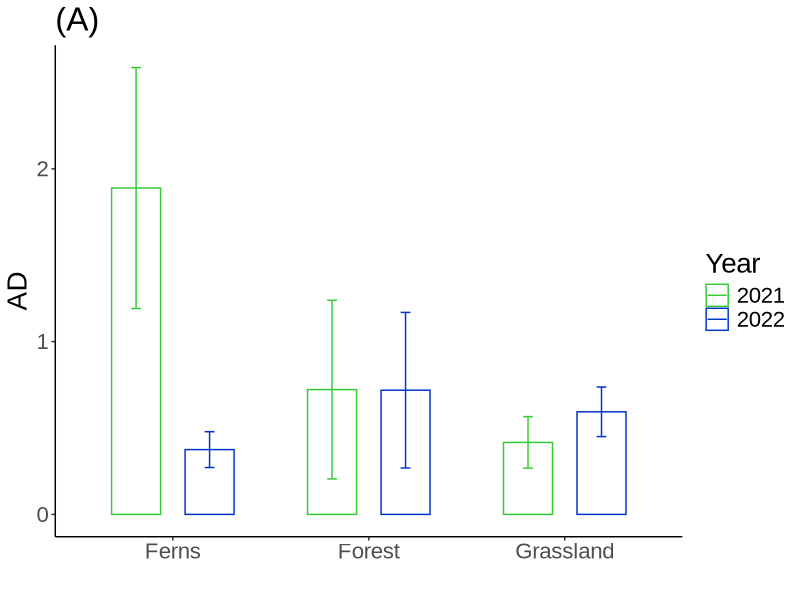
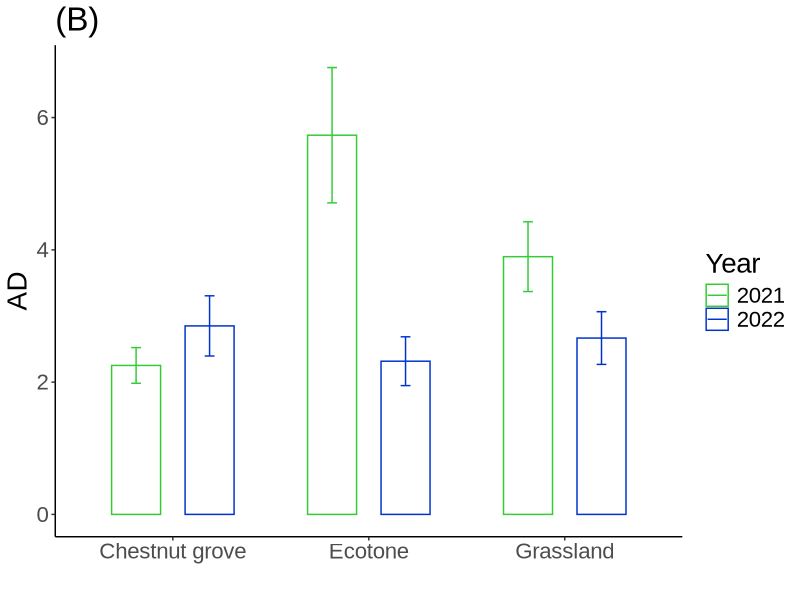
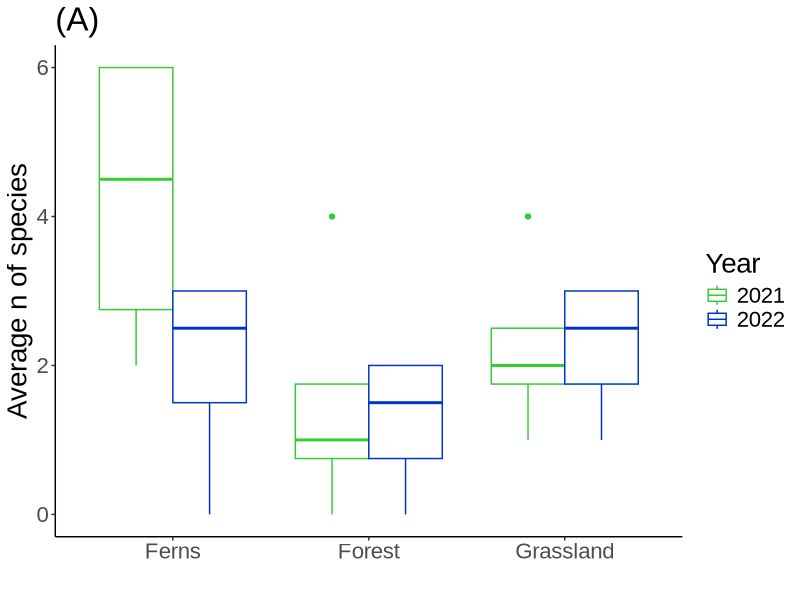
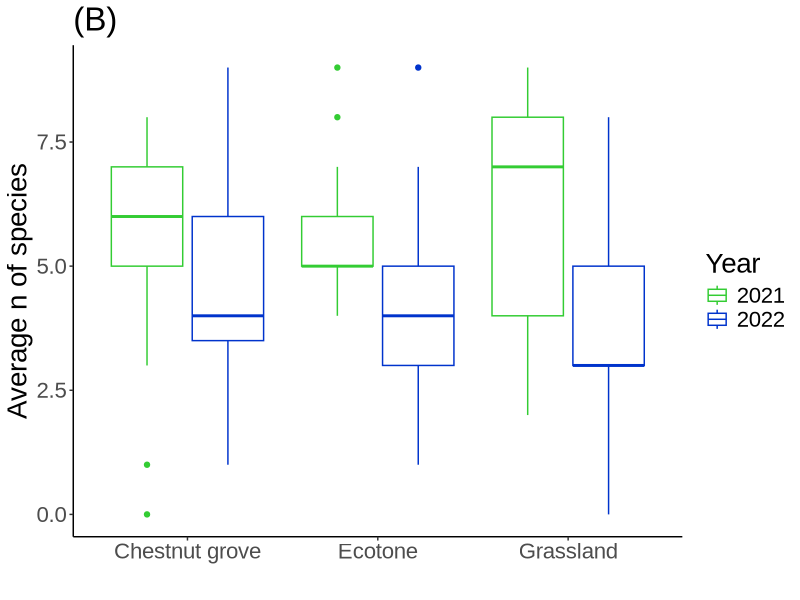
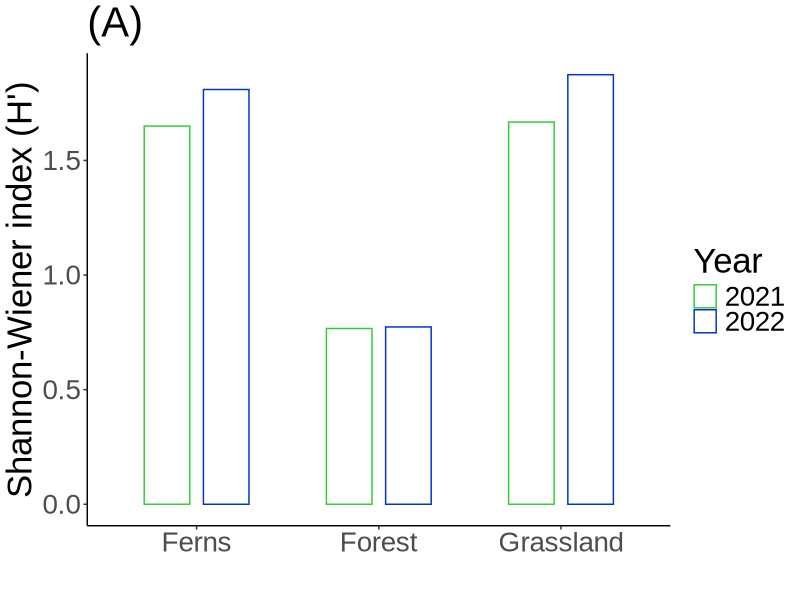
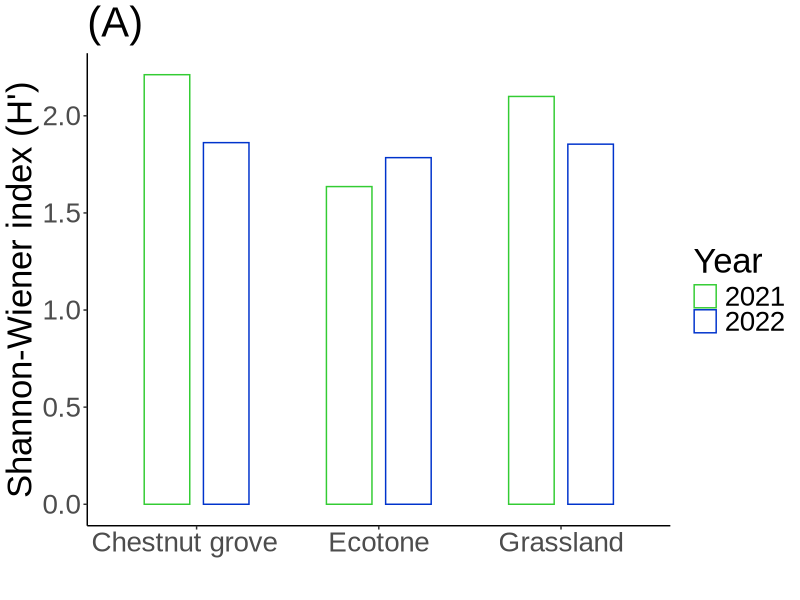
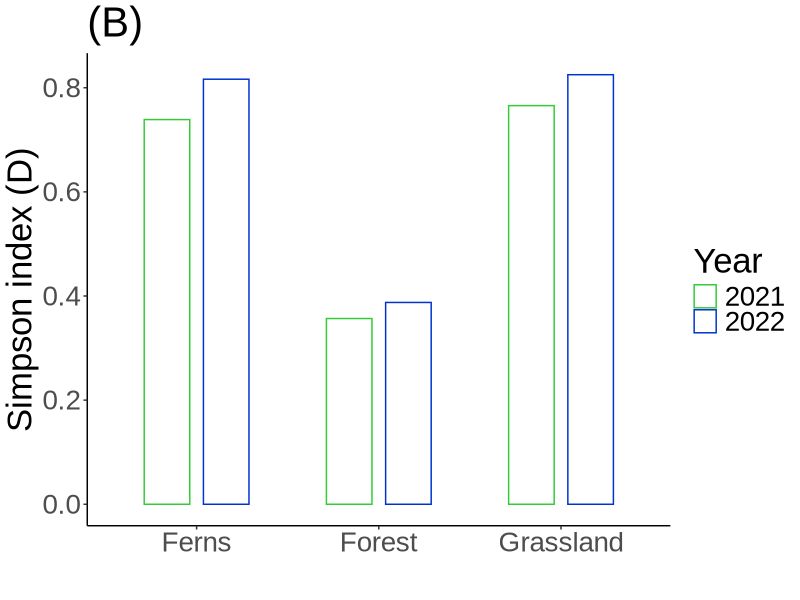
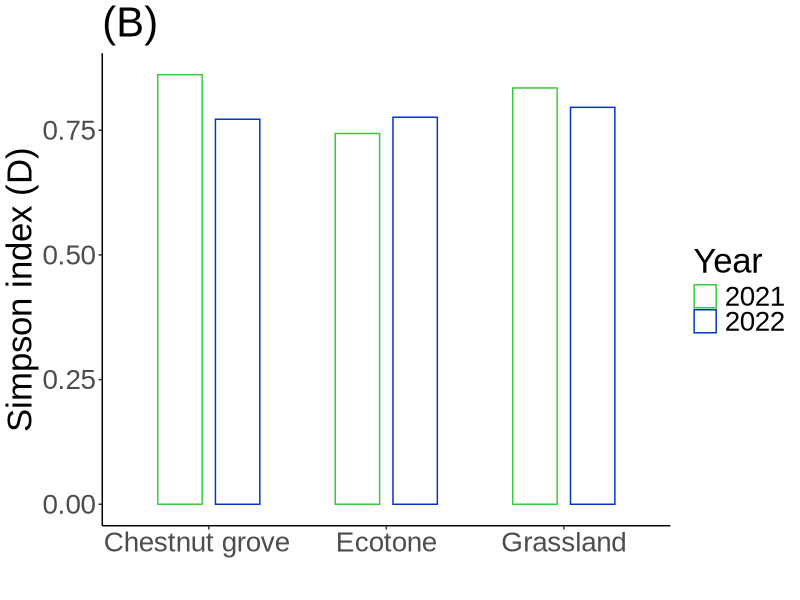

Write the R code that produced these figures, in order.
## ---- chunk 1
CSS <- read.csv("Cossogno_DB.csv")
CSS <- CSS[, -6:-13] # empty coloumns
CLL <- read.csv("Colloro_DB.csv")

library(dplyr)
library(ggplot2)
library(vegan)
## ---- chunk 2
# Number of species by year by site
## Cossogno
sppCSS_21 <- 24
sppCSS_22 <- 22
## Colloro
sppCLL_21 <- 12
sppCLL_22 <- 11

# Days of total fieldwork by year
ggtot_2021 <- 135
ggtot_2022 <- 120

# Sampling period each trap
gg_trap <- 15

# Numb of traps by site per habitat
trapNumb_CSS <- 15
trapNumb_CLL <- 4
## ---- chunk 3
CLL_HabYear <- CLL%>%
  group_by(habitat, anno) %>%
  summarise(sum(n_sp)/trapNumb_CLL)

CSS_HabYear <- CSS%>%
  group_by(habitat, anno) %>%
  summarise(sum(n_sp)/trapNumb_CSS)

print(CLL_HabYear)
print(CSS_HabYear)
## ---- chunk 4
AD_LL <- c(
  AD_LL_Bosco21 <- 6.5 * (gg_trap/ggtot_2021),
  AD_LL_Felci21 <- 17 * (gg_trap/ggtot_2021),
  AD_LL_Prato21 <- 3.75 * (gg_trap/ggtot_2021),
  AD_LL_Bosco22 <- 5.75 * (gg_trap/ggtot_2022),
  AD_LL_Felci22 <- 3 * (gg_trap/ggtot_2022),
  AD_LL_Prato22 <- 4.75 * (gg_trap/ggtot_2022)
          )

AD_SS <- c(
  AD_SS_Castagneto21 <- 20.27 * (gg_trap/ggtot_2021),
  AD_SS_Ecotono21 <- 51.6 * (gg_trap/ggtot_2021),
  AD_SS_Prato21 <- 35.07 * (gg_trap/ggtot_2021),
  AD_SS_Castagento22 <- 22.8 * (gg_trap/ggtot_2022),
  AD_SS_Ecotono22 <- 18.53 * (gg_trap/ggtot_2022),
  AD_SS_Prato22 <- 21.33 * (gg_trap/ggtot_2022)
          )
## ---- chunk 5
# Colloro
sum_n_spLL <- CLL %>%
  group_by(anno, habitat) %>%
  summarise(total_n_spLL = sum(n_sp, na.rm = TRUE))

mean_se_n_spLL <- CLL %>%
  group_by(anno, habitat, specie) %>%
  summarise(mean_n_sp_per_specieLL = mean(n_sp, na.rm = TRUE)) %>%
  group_by(anno, habitat) %>%
  summarise(mean_n_spLL = mean(mean_n_sp_per_specieLL, na.rm = TRUE),
            se_n_spLL = sd(mean_n_sp_per_specieLL, na.rm = TRUE) / sqrt(n()))

combined_resultsLL <- sum_n_spLL %>%
  left_join(mean_se_n_spLL, by = c("anno", "habitat"))

print(combined_resultsLL)

## Cossogno
sum_n_spSS <- CSS %>%
  group_by(anno, habitat) %>%
  summarise(total_n_spSS = sum(n_sp, na.rm = TRUE))

mean_se_n_spSS <- CSS %>%
  group_by(anno, habitat, specie) %>%
  summarise(mean_n_sp_per_specieSS = mean(n_sp, na.rm = TRUE)) %>%
  group_by(anno, habitat) %>%
  summarise(mean_n_spSS = mean(mean_n_sp_per_specieSS, na.rm = TRUE),
            se_n_spSS = sd(mean_n_sp_per_specieSS, na.rm = TRUE) / sqrt(n()))

combined_resultsSS <- sum_n_spSS %>%
  left_join(mean_se_n_spSS, by = c("anno", "habitat"))

print(combined_resultsSS)
## ---- chunk 6
ADdf_LL <- data.frame(
  Habitat = c("Forest", "Ferns", "Grassland", "Forest", "Ferns", "Grassland"),
  Year = rep(c("2021", "2022"), each = 3),
  DA = AD_LL,
  SE = combined_resultsLL$se_n_spLL
)

ADdf_SS <- data.frame(
  Habitat = c("Chestnut grove", "Ecotone", "Grassland", "Chestnut grove", "Ecotone", "Grassland"),
  Year = rep(c("2021", "2022"), each = 3),
  DA = AD_SS,
  SE = combined_resultsSS$se_n_spSS
)
## ---- chunk 7
# Colloro
barplot_AD_LL<- ggplot(ADdf_LL, aes(x = Habitat, y = DA, color = as.factor(Year))) +
  geom_bar(stat = "identity", position = position_dodge(width = 0.75), fill = NA, width = 0.5) +
  scale_color_manual(values = c("2021" = "#33cc33", "2022" = "#0033cc")) +
  geom_errorbar(aes(ymin = DA - SE, ymax = DA + SE), position = position_dodge(width = 0.75), width = 0.1) +
  labs(title = "(A)", 
       x = "", 
       y = "AD",
       color = "Year") +
  theme_classic() +
  theme(
    text = element_text(family = "Arial", size = 20, color = "black"),
    panel.grid = element_blank(),  # togliamo le griglie
    panel.background = element_rect(fill = "white")  # sfondo bianco
  )

# Cossogno
barplot_AD_SS <- ggplot(ADdf_SS, aes(x = Habitat, y = DA, color = as.factor(Year))) +
  geom_bar(stat = "identity", position = position_dodge(width = 0.75), fill = NA, width = 0.5) +
  scale_color_manual(values = c("2021" = "#33cc33", "2022" = "#0033cc")) +
  geom_errorbar(aes(ymin = DA - SE, ymax = DA + SE), position = position_dodge(width = 0.75), width = 0.1) +
  labs(title = "(B)", 
       x = "", 
       y = "AD",
       color = "Year") +
  theme_classic() +
  theme(
    text = element_text(family = "Arial", size = 20, color = "black"),
    panel.grid = element_blank(),  # togliamo le griglie
    panel.background = element_rect(fill = "white")  # sfondo bianco
  )

barplot_AD_LL
barplot_AD_SS
## ---- chunk 8
dd<-read.csv("ResumeCarabids2.csv")

## COLLORO
ddColl<-dd[dd$sito=="colloro",]

boxColl <- ggplot(ddColl, aes(x = habitat, y = n_specie, color = as.factor(anno))) +
  geom_boxplot(position = position_dodge(width = 0.75)) +
  labs(title = "(A)",
       x = "",
       y = "Average n of species",
       color = "Year") +
  scale_color_manual(values = c("2021" = "#33cc33", "2022" = "#0033cc")) + # colori per i diversi anni
  theme_classic() +
  theme(text=element_text(family="Arial", size = 20),
        panel.grid = element_blank(), # togliamo le griglie
        panel.background = element_rect(fill = "white")) # sfondo bianco)

boxColl

## COSSOGNO
ddCoss<-dd[dd$sito=="cicogna",]

boxCoss <- ggplot(ddCoss, aes(x = habitat, y = n_specie, color = as.factor(anno))) +
  geom_boxplot(position = position_dodge(width = 0.85), fill = NA) +
  labs(title = "(B)",
       x = "",
       y = "Average n of species",
       color = "Year") +
  scale_x_discrete(labels = c("Chestnut_grove" = "Chestnut grove", "Ecotone" = "Ecotone", "Grassland" = "Grassland")) + 
  scale_color_manual(values = c("2021" = "#33cc33", "2022" = "#0033cc")) + # colori per i diversi anni
  theme_classic()+
  theme(text=element_text(family="Arial", size = 20),
        panel.grid = element_blank(), # togliamo le griglie
        panel.background = element_rect(fill = "white")) # sfondo bianco)

boxCoss
## ---- chunk 9
biodivDB_CLL21 <- read.csv("BiodivDB_Colloro21.csv")
biodivDB_CLL22 <- read.csv("BiodivDB_Colloro22.csv")
biodivDB_CSS21 <- read.csv("BiodivDB_Cossogno21.csv")
biodivDB_CSS22 <- read.csv("BiodivDB_Cossogno22.csv")
## ---- chunk 10

SH_CLL21 <- diversity(biodivDB_CLL21, index = "shannon")
SH_CLL22 <- diversity(biodivDB_CLL22, index = "shannon")
SH_CSS21 <- diversity(biodivDB_CSS21, index = "shannon")
SH_CSS22 <- diversity(biodivDB_CSS22, index = "shannon")

# Colloro
habitatCLL <- c("Grassland", "Ferns", "Forest")

dfSH_CLL <- data.frame(Habitat = rep(habitatCLL, 2), 
                  Year = c(rep("2021", 3), rep("2022", 3)), 
                  Shannon = c(SH_CLL21, SH_CLL22))

SH_CLL_plot <- ggplot(dfSH_CLL, aes(x = Habitat, y = Shannon, color = as.factor(Year))) +
  geom_bar(stat = "identity", position = position_dodge(width = 0.65), fill = NA, width = 0.5) +
  scale_color_manual(values = c("2021" = "#33cc33", "2022" = "#0033cc")) +
  labs(title = "(A)", x = "", y = "Shannon-Wiener index (H')", color = "Year") +
  theme_classic() +  # Cambiamo il tema a classic per avere uno sfondo bianco
  theme(
    text = element_text(family = "Arial", size = 25),
    panel.grid = element_blank(),  # Togliamo le griglie
    panel.background = element_rect(fill = "white")  # Sfondo bianco
  )

# Cossogno
habitatCSS <- c("Chestnut grove   ", "Grassland", "Ecotone")

dfSH_CSS <- data.frame(Habitat = rep(habitatCSS, 2), 
                  Year = c(rep("2021", 3), rep("2022", 3)), 
                  Shannon = c(SH_CSS21, SH_CSS22))

SH_CSS_plot <- ggplot(dfSH_CSS, aes(x = Habitat, y = Shannon, color = as.factor(Year))) +
  geom_bar(stat = "identity", position = position_dodge(width = 0.65), fill = NA, width = 0.5) +
  scale_color_manual(values = c("2021" = "#33cc33", "2022" = "#0033cc")) +
  labs(title = "(A)", x = "", y = "Shannon-Wiener index (H')", color = "Year") +
  theme_classic() +  # Cambiamo il tema a classic per avere uno sfondo bianco
  theme(
    text = element_text(family = "Arial", size = 25),
    panel.grid = element_blank(),  # Togliamo le griglie
    panel.background = element_rect(fill = "white")  # Sfondo bianco
  )

SH_CLL_plot
SH_CSS_plot
## ---- chunk 11

SP_CLL21 <- diversity(biodivDB_CLL21, index = "simpson")
SP_CLL22 <- diversity(biodivDB_CLL22, index = "simpson")
SP_CSS21 <- diversity(biodivDB_CSS21, index = "simpson")
SP_CSS22 <- diversity(biodivDB_CSS22, index = "simpson")

# Colloro
habitatCLL <- c("Grassland", "Ferns", "Forest")

dfSP_CLL <- data.frame(Habitat = rep(habitatCLL, 2), 
                  Year = c(rep("2021", 3), rep("2022", 3)), 
                  Simpson = c(SP_CLL21, SP_CLL22))

SP_CLL_plot <- ggplot(dfSP_CLL, aes(x = Habitat, y = Simpson, color = as.factor(Year))) +
  geom_bar(stat = "identity", position = position_dodge(width = 0.65), fill = NA, width = 0.5) +
  scale_color_manual(values = c("2021" = "#33cc33", "2022" = "#0033cc")) +
  labs(title = "(B)", x = "", y = "Simpson index (D)", color = "Year") +
  theme_classic() +  # Cambiamo il tema a classic per avere uno sfondo bianco
  theme(
    text = element_text(family = "Arial", size = 25),
    panel.grid = element_blank(),  # Togliamo le griglie
    panel.background = element_rect(fill = "white")  # Sfondo bianco
  )

# Cossogno
habitatCSS <- c("Chestnut grove   ", "Grassland", "Ecotone")

dfSP_CSS <- data.frame(Habitat = rep(habitatCSS, 2), 
                  Year = c(rep("2021", 3), rep("2022", 3)), 
                  Simpson = c(SP_CSS21, SP_CSS22))

SP_CSS_plot <- ggplot(dfSP_CSS, aes(x = Habitat, y = Simpson, color = as.factor(Year))) +
  geom_bar(stat = "identity", position = position_dodge(width = 0.65), fill = NA, width = 0.5) +
  scale_color_manual(values = c("2021" = "#33cc33", "2022" = "#0033cc")) +
  labs(title = "(B)", x = "", y = "Simpson index (D)", color = "Year") +
  theme_classic() +  # Cambiamo il tema a classic per avere uno sfondo bianco
  theme(
    text = element_text(family = "Arial", size = 25),
    panel.grid = element_blank(),  # Togliamo le griglie
    panel.background = element_rect(fill = "white")  # Sfondo bianco
  )

SP_CLL_plot
SP_CSS_plot
## ---- chunk 12
NMDS_Colloro_x_R<-read.csv("CLL_NMDS.csv")

#Dividere il file in due dataset, 1 con il numero delle specie e uno con habitat e numero della trappola
data_1_CLL<-NMDS_Colloro_x_R[,3:18]
data_2_CLL<-NMDS_Colloro_x_R[,1:2]


NMDS_CLL<-metaMDS(data_1_CLL, distance="euclidean", k=2)

#Grafico solo con punti colorati
ggplot(data_2_CLL, aes(x = NMDS_CLL$points[,1], y = NMDS_CLL$points[,2], color = habitat, shape = habitat)) +
  geom_point(size = 2) +
  labs(title = "(A)", x = "Axis 1", y = "Axis 2", color = "Habitat", shape = "Habitat") +
  theme_classic() +
  theme(text = element_text(family = "Arial", size = 25))

# Grafico con poligoni colorati intorno ai punti
ggplot(data_2_CLL, aes(x = NMDS_CLL$points[,1], y = NMDS_CLL$points[,2], fill = habitat, color = habitat)) +
  geom_point(size = 2) +
  geom_polygon(data = data_2_CLL, aes(x = NMDS_CLL$points[,1], y = NMDS_CLL$points[,2], fill = habitat, color = habitat), alpha = 0.3) +
  labs(title = "(B)", x = " ", y = " ", color = "Habitat", shape = "Habitat") +
  theme_classic() + 
  theme(
    text = element_text(family = "Arial", size = 25),
    panel.grid = element_blank(),  # Togliamo le griglie
    panel.background = element_rect(fill = "white")  # Sfondo bianco
  )
## ---- chunk 13
NMDS_Cossogno_x_R<-read.csv("CSS_NMDS.csv")

#Dividere il file in due dataset, 1 con il numero delle specie e uno con habitat e numero della trappola
data_1_CSS<-NMDS_Cossogno_x_R[,3:31]
data_2_CSS<-NMDS_Cossogno_x_R[,1:2]


NMDS_CSS<-metaMDS(data_1_CSS, distance="euclidean", k=2)

#Grafico solo con punti colorati
ggplot(data_2_CSS, aes(x = NMDS_CSS$points[,1], y = NMDS_CSS$points[,2], color = habitat, shape = habitat)) +
  geom_point(size = 2) +
  labs(title = "(A)", x = "Axis 1", y = "Axis 2", color = "Habitat", shape = "Habitat") +
  theme_classic() +
  theme(text = element_text(family = "Arial", size = 20))

# Grafico con poligoni colorati intorno ai punti
ggplot(data_2_CSS, aes(x = NMDS_CSS$points[,1], y = NMDS_CSS$points[,2], color = habitat, shape = habitat)) +
 geom_point(size = 2) +
 geom_polygon(data = data_2_CSS, aes(x = NMDS_CSS$points[,1], y = NMDS_CSS$points[,2], group = habitat, fill = habitat), alpha = 0.2) +
 labs(title = "(B)", x = " ", y = " ", color = "Habitat", shape = "Habitat") +
 theme_minimal() +
 theme(text = element_text(family = "Arial", size = 20))
